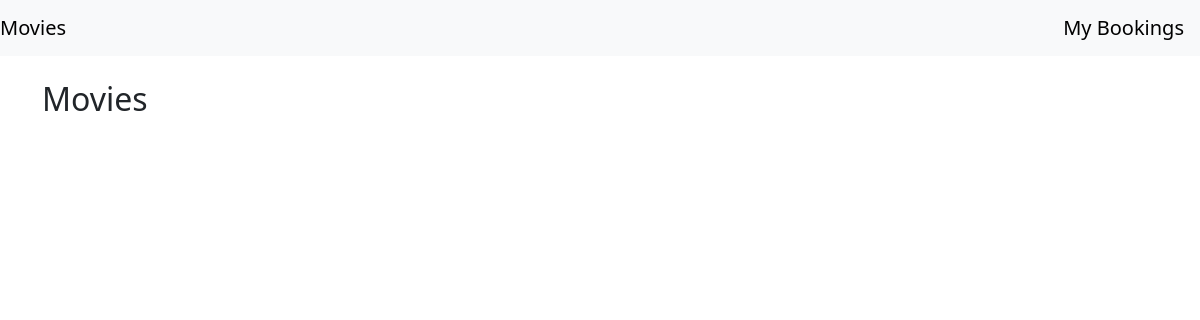
Before: / with the older database file.
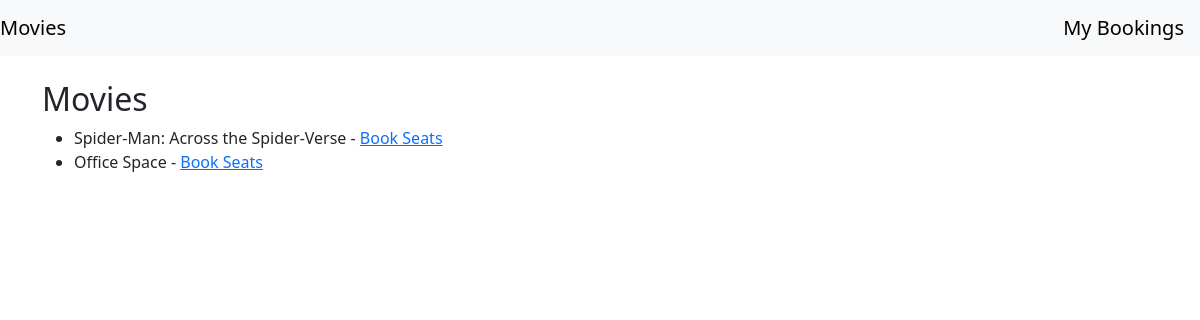
After: the same page with the newer database file.
### bookings/models.py (models this page shows, shortened)
class Movie(models.Model):
    movie_title = models.CharField(max_length=50)
    movie_desc = models.TextField()
    movie_r_date = models.DateField()
    movie_duration = models.IntegerField()

### bookings/views.py (the view)
# urls.py: path('', movie_list, name='movie_list'),
def movie_list(request):
    movies = Movie.objects.all()
    return render(request, 'bookings/movie_list.html', {'movies': movies})

### bookings/templates/bookings/movie_list.html
{% extends 'bookings/base.html' %}
{% block content %}
<h2>Movies</h2>
<ul>
    {% for movie in movies %}
        <li>{{ movie.movie_title }} - <a href="{% url 'seat_booking' movie.id %}">Book Seats</a></li>
    {% endfor %}
</ul>
{% endblock %}

### bookings/templates/bookings/base.html (shortened to what this page needs)
<!DOCTYPE html>
<html lang="en">
<head>
    <link rel="stylesheet" href="https://cdn.jsdelivr.net/npm/bootstrap@5.3.0/dist/css/bootstrap.min.css">
</head>
<body>
    <nav class="navbar navbar-light bg-light">
        <a class="navbar-brand" href="{% url 'movie_list' %}">Movies</a>
        <a class="navbar-brand" href="{% url 'booking_history' %}">My Bookings</a>
    </nav>
    <div class="container mt-4">
        {% block content %}{% endblock %}
    </div>
</body>
</html>

Changed rows visible on the page:
added Movie: movie_title "Spider-Man: Across the Spider-Verse"
added Movie: movie_title "Office Space"
